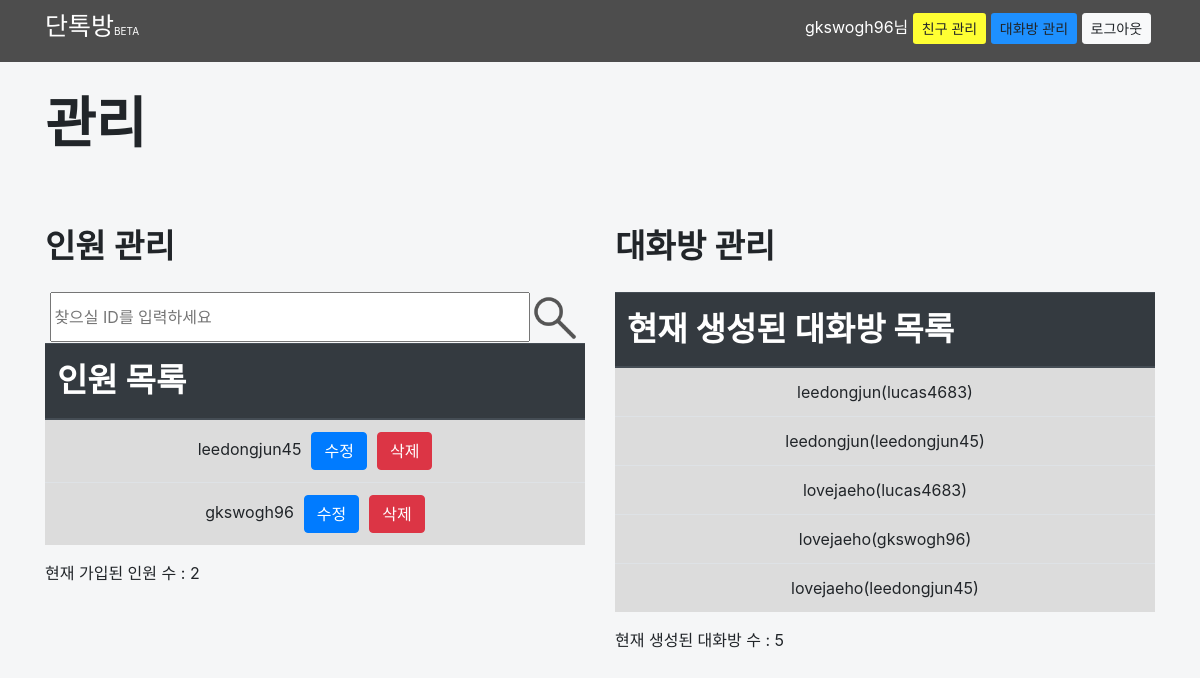
Screenshot of /DanTalk/admin_main (signed in) with the database file from the repository.
### DanTalkMain/models.py (models this page shows)
class User(models.Model):
    DanTalk_ID = models.CharField(max_length=50, null=True, blank=True)
    DanTalk_PW = models.CharField(max_length=50, null=True, blank=True)
    DanTalk_Name = models.CharField(max_length=50, null=True, blank=True)
    DanTalk_Birth = models.CharField(max_length=8, null=True, blank=True)
    DanTalk_Email = models.CharField(max_length=50, null=True, blank=True)
    DanTalk_Gender = models.CharField(max_length=2, null=True, blank=True)
    DanTalk_PersonalAgree = models.CharField(max_length=2, default="1", null=True, blank=True)
    rank_list = (('1','관리자'),('2','사용자'))
    rank = models.CharField(choices=rank_list, default='2', max_length=3)
    DanTalk_SignUpDate = models.DateField(verbose_name="회원가입 날짜", null=True, blank=True)
    DanTalk_LastDate = models.DateField(verbose_name="마지막 접속 시간", null=True, blank=True)
    DanTalk_ClientAddress = models.CharField(max_length=50, null=True, blank=True)
    is_active = models.BooleanField(default=False)

class DanTalkRoom(models.Model):
    DanTalkRoom_ID = models.CharField(max_length=10, null=True, blank=True)
    DanTalkRoom_Name = models.CharField(max_length=100, null=True, blank=True)
    DanTalkRoom_UsrList = models.CharField(max_length=50, null=True, blank=True)

### DanTalkMain/views.py (the view)
# urls.py: path('DanTalk/admin_main', views.admin_main, name="admin_main"),
def admin_main(request):
    user_list = User.objects.all()
    dantalkroom_list = DanTalkRoom.objects.all()
    usr_count = 0
    talk_count = 0
    for a in user_list:
        usr_count = usr_count+1
    for a in dantalkroom_list:
        talk_count = talk_count+1
    return render(request, 'DanTalkMain/dantalkadmin/adminmain.html', {'dantalkroom_list':dantalkroom_list, 'user_list':user_list, 'usr_count':usr_count,'talk_count':talk_count})

### DanTalkMain/templates/DanTalkMain/dantalkadmin/adminmain.html (shortened to what this page needs)
{% load static %}
<!DOCTYPE html>
<html lang="ko">
<head>
<link rel="stylesheet" href="https://stackpath.bootstrapcdn.com/bootstrap/4.3.1/css/bootstrap.min.css">
</head>
<body style="background-color: #F5F6F7;">
<div id="mainwidth" >
    <nav class="site-header sticky-top" style="background-color:#4d4d4d; padding-top:8px; padding-bottom:8px;">
        <div class="container">
            <div class="row">
                <div class="col-md-2" onclick="location.href='{% url 'DanTalkMain:main' %}'">
                    <label style="color:white; font-size:25px; cursor:pointer;">단톡방</label><label style="font-size:10px; color:white;">BETA</label>
                </div>
                <div class="col-md-6">
                </div>
                <div class="col-md-4" style="padding-top:5px;">
                    {% if request.session.rank == '1' %}
                        <button type="button" class="btn btn-sm" style="background-color:#1E90FF;" onclick="location.href='{% url 'DanTalkMain:admin_main' %}'">관리자</button>
                        <button type="button" class="btn btn-light btn-sm" onclick="location.href='{% url 'DanTalkMain:logout' %}'">로그아웃</button>
                    {% elif request.session.dantalk_id %}
                        <a style="color:#FFFFFF; cursor:pointer;" href="{% url 'DanTalkMain:to_usr_pw_modify' %}">{{request.session.dantalk_id}}님 </a>
                        <button type="button" class="btn btn-sm" style="background-color:#FFFF33;" onclick="location.href='{% url 'DanTalkMain:to_add_friend_list' %}'">친구 관리</button>
                        <button type="button" class="btn btn-sm" style="background-color:#1E90FF;" onclick="location.href='{% url 'DanTalkMain:index' %}'">대화방 관리</button>
                        <button type="button" class="btn btn-light btn-sm" onclick="location.href='{% url 'DanTalkMain:logout' %}'">로그아웃</button>
                    {% else %}
                        <button type="button" class="btn btn-light btn-sm" style="margin-left:40px;" onclick="location.href='{% url 'DanTalkMain:loginpage' %}'">로그인</button>
                        <button type="button" class="btn btn-sm" style="background-color:#FFFF33;" onclick="location.href='{% url 'DanTalkMain:toSignUp' %}'">회원가입</button>
                    {% endif %}
                </div>
            </div>
        </div>
    </nav>
    <div class="container">
        <label style="font-size:55px; font-weight:600; margin-top:20px;">관리</label>
        <div class="row">
            <div class="col-md-6" style="margin-top:50px;">
            <label style="font-size:33px; font-weight:600; margin-bottom:20px;">인원 관리</label><br>
            <input type="text" id="friend_find" name="friend_find" style="position:relative; left:1%; width:480px; height:50px;" placeholder="찾으실 ID를 입력하세요">
            <img src="{% static 'DanTalkMain/img/searching.png'%}" id="search" style="position:relative; width:50px; height:50px; cursor:pointer;">
            <table class="table">
                <thead class="thead-dark">
                    <tr>
                    <th scope="col" style="font-size:33px;">인원 목록</th>
                    </tr>
                </thead>
                <tbody id="find_result" style="background-color:#DCDCDC; text-align:center;">
                    {% for usr in user_list %}
                        <tr>
                            <td id="td{{usr.id}}">{{usr.DanTalk_ID}}<button type="button" onclick="location.href='{% url 'DanTalkMain:to_usr_pw_modify_admin' usr.DanTalk_ID%}'" class="btn btn-primary" style="margin-left:10px;">수정</button><button type="button" id="buttondelete{{usr.id}}" onclick="usr_delete(this.id)" class="btn btn-danger" style="margin-left:10px;">삭제</button></td>
                        </tr>
                    {% endfor %}
                </tbody>
            </table>
            현재 가입된 인원 수 : {{usr_count}}
            </div>
            <div class="col-md-6" style="margin-top:50px;">
            <label style="font-size:33px; font-weight:600; margin-bottom:20px;">대화방 관리</label><br>
            <table class="table">
                <thead class="thead-dark">
                    <tr>
                    <th scope="col" style="font-size:33px;">현재 생성된 대화방 목록</th>
                    </tr>
                </thead>
                <tbody style="background-color:#DCDCDC; text-align:center;">
                    {% for dantalkroom in dantalkroom_list %}
                        <tr>
                            <td id="td{{dantalkroom.id}}">{{dantalkroom.DanTalkRoom_Name}}({{dantalkroom.DanTalkRoom_UsrList}})</td>
                        </tr>
                    {% endfor %}
                </tbody>
            </table>
            현재 생성된 대화방 수 : {{talk_count}}
            </div>
        </div>
    </div>
</div>
</body>

### rows the page displays
User: DanTalk_ID "leedongjun45"
User: DanTalk_ID "gkswogh96"
DanTalkRoom: DanTalkRoom_Name "leedongjun", DanTalkRoom_UsrList "lucas4683"
DanTalkRoom: DanTalkRoom_Name "leedongjun", DanTalkRoom_UsrList "leedongjun45"
DanTalkRoom: DanTalkRoom_Name "lovejaeho", DanTalkRoom_UsrList "lucas4683"
DanTalkRoom: DanTalkRoom_Name "lovejaeho", DanTalkRoom_UsrList "gkswogh96"
DanTalkRoom: DanTalkRoom_Name "lovejaeho", DanTalkRoom_UsrList "leedongjun45"

### other values shown
{{ request.session.dantalk_id }} "gkswogh96"
{{ usr_count }} "2"
{{ talk_count }} "5"
